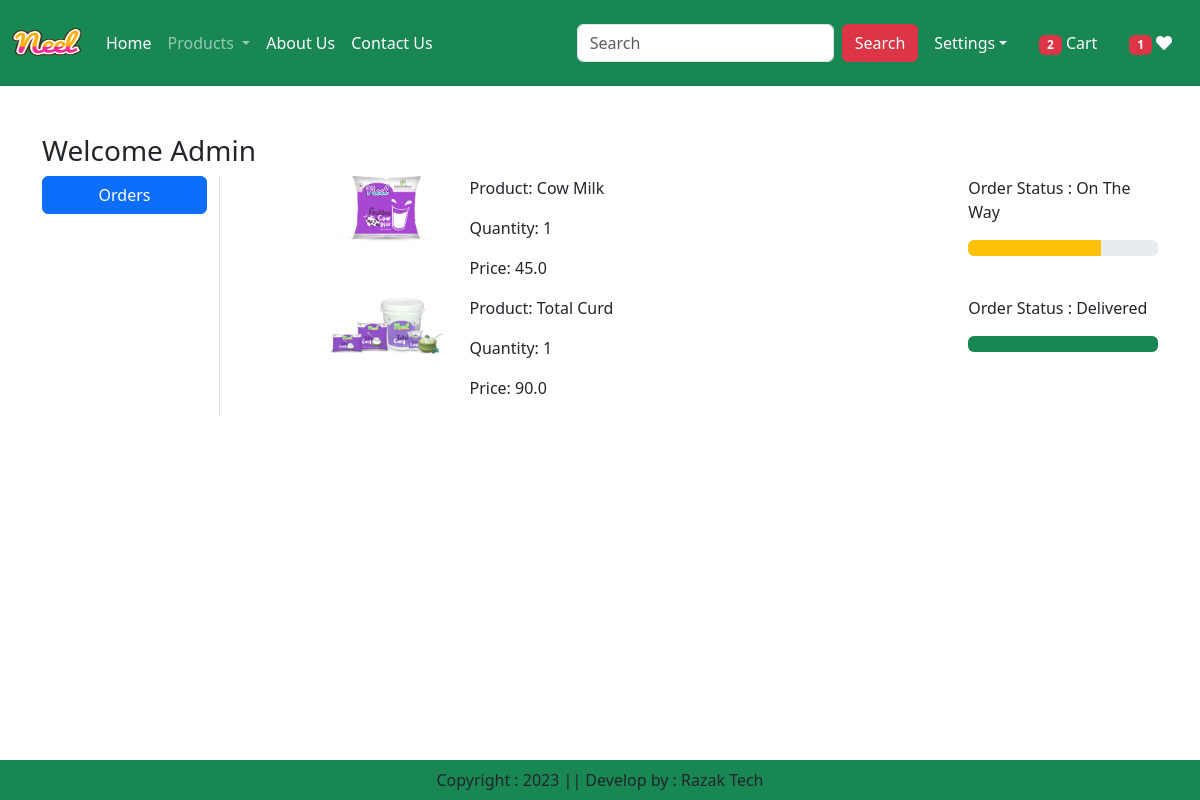
Screenshot of /orders/ (signed in) with the database file from the repository.
### app/models.py (models this page shows, shortened)
class OrderPlaced(models.Model):
    user = models.ForeignKey(User, on_delete=models.CASCADE)
    customer = models.ForeignKey(Customer, on_delete=models.CASCADE)
    product = models.ForeignKey(Product, on_delete=models.CASCADE)
    quantity = models.PositiveIntegerField(default=1)
    ordered_date = models.DateTimeField(auto_now_add=True)
    status = models.CharField(max_length=50, choices=STATUS_CHOICES, default='Pending')
    payment = models.ForeignKey(Payment, on_delete=models.CASCADE, default="")
    @property
    def total_cost(self):
        return self.quantity * self.product.discounted_price

class Product(models.Model):
    title = models.CharField(max_length=100)
    selling_price = models.FloatField()
    discounted_price = models.FloatField()
    description = models.TextField()
    composition = models.TextField(default="")
    prodapp = models.TextField(default="")
    category = models.CharField(choices=CATEGORY_CHOICES, max_length=2)
    product_image = models.ImageField(upload_to="product")

### app/views.py (the view)
# urls.py: path('orders/', views.orders, name='orders'),
@login_required
def orders(request):
    totalitem = 0
    wishitem = 0
    if request.user.is_authenticated:
        totalitem = len(Cart.objects.filter(user=request.user))
        wishitem = len(Wishlist.objects.filter(user=request.user))
    order_placed = OrderPlaced.objects.filter(user=request.user)
    return render(request, "app/orders.html", locals())

### app/templates/app/orders.html (shortened to what this page needs)
{% extends "app/base.html" %}
{% load static %}
{% block main-content %}
<div class="container my-5">
    <div class="row">
        <h3>Welcome <span class="text-capitalize">{{ request.user }}</span></h3>
        <div class="col-sm-2 border-end">
            <ul class="list-unstyled">
                <li class="d-grid"><a href="{% url 'orders' %}" class="btn btn-primary">Orders</a></li>
            </ul>
        </div>
        <div class="col-sm-9 offset-sm-1">
            {% for op in order_placed %}
            <div class="row">
                <div class="col-sm-2">
                    <img src="{{ op.product.product_image.url }}" class="img-fluid" height="100" weight="100" />
                </div>
                <div class="col-sm-7">
                    <p>Product: {{ op.product.title }}</p>
                    <p>Quantity: {{ op.quantity }}</p>
                    <p>Price: {{ op.total_cost }}</p>
                </div>
                <div class="col-sm-3">
                    <p> Order Status : {{ op.status }}</p>
                    {% if op.status == 'On The Way' %}
                    <div class="progress">
                        <div class="progress-bar bg-warning" role="progressbar" style="width: 70%" aria-valuenow="70" aria-valuemin="0" aria-valuemax="100"></div>
                    </div>
                    {% endif %}
                    {% if op.status == 'Delivered' %}
                    <div class="progress">
                        <div class="progress-bar bg-success" role="progressbar" style="width: 100%" aria-valuenow="100" aria-valuemin="0" aria-valuemax="100"></div>
                    </div>
                    {% endif %}
                </div>
            </div>
            {% endfor %}
        </div>
    </div>
</div>
{% endblock main-content %}

### rows the page displays
OrderPlaced: product.product_image (picture), product "Cow Milk", quantity "1", total_cost "45.0", status "On The Way"
OrderPlaced: product.product_image (picture), product "Total Curd", quantity "1", total_cost "90.0", status "Delivered"

### other values shown
{{ totalitem }} "2"
{{ wishitem }} "1"
{{ request.user }} "Admin"
